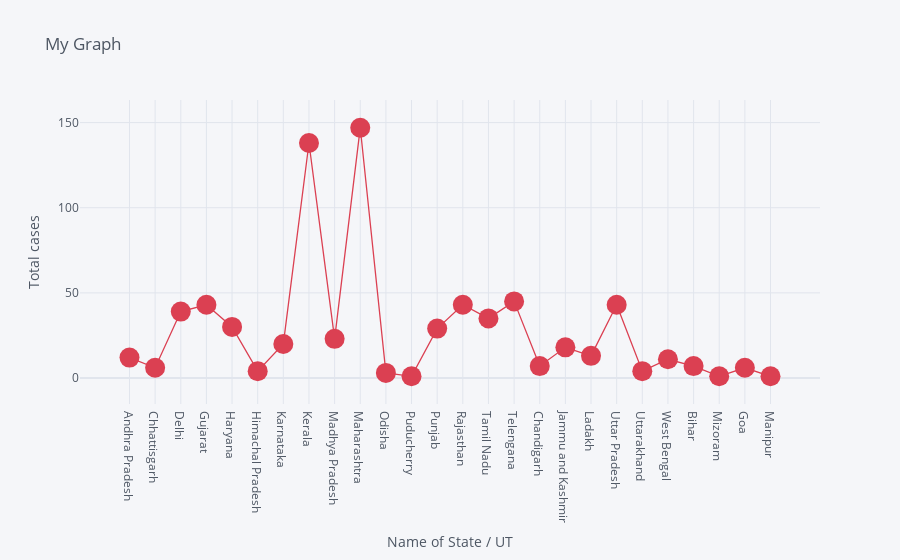

Notebook code cell kept with this figure:
### Code cell
df.iplot(kind='scatter',x='Name of State / UT',y='Total cases',mode='markers+lines',title='My Graph',xTitle='Name of State / UT',yTitle='Total cases',colors='red',size=20)

### Figure 1 — Plotly figure (JSON) as saved in the notebook; plotly's stock layout.template omitted (floating-point values rounded to 4 significant figures)
{"data": [{"line": {"color": "rgba(219, 64, 82, 1.0)", "dash": "solid", "shape": "linear", "width": 1.3}, "marker": {"size": 20, "symbol": "circle"}, "mode": "markers+lines", "name": "Total cases", "text": "", "type": "scatter", "x": ["Andhra Pradesh", "Chhattisgarh", "Delhi", "Gujarat", "Haryana", "Himachal Pradesh", "Karnataka", "Kerala", "Madhya Pradesh", "Maharashtra", "Odisha", "Puducherry", "Punjab", "Rajasthan", "Tamil Nadu", "Telengana", "Chandigarh", "Jammu and Kashmir", "Ladakh", "Uttar Pradesh", "Uttarakhand", "West Bengal", "Bihar", "Mizoram", "Goa", "Manipur"], "y": [12, 6, 39, 43, 30, 4, 20, 138, 23, 147, 3, 1, 29, 43, 35, 45, 7, 18, 13, 43, 4, 11, 7, 1, 6, 1]}], "layout": {"legend": {"bgcolor": "#F5F6F9", "font": {"color": "#4D5663"}}, "paper_bgcolor": "#F5F6F9", "plot_bgcolor": "#F5F6F9", "title": {"font": {"color": "#4D5663"}, "text": "My Graph"}, "xaxis": {"gridcolor": "#E1E5ED", "showgrid": true, "tickfont": {"color": "#4D5663"}, "title": {"font": {"color": "#4D5663"}, "text": "Name of State / UT"}, "zerolinecolor": "#E1E5ED"}, "yaxis": {"gridcolor": "#E1E5ED", "showgrid": true, "tickfont": {"color": "#4D5663"}, "title": {"font": {"color": "#4D5663"}, "text": "Total cases"}, "zerolinecolor": "#E1E5ED"}}}
